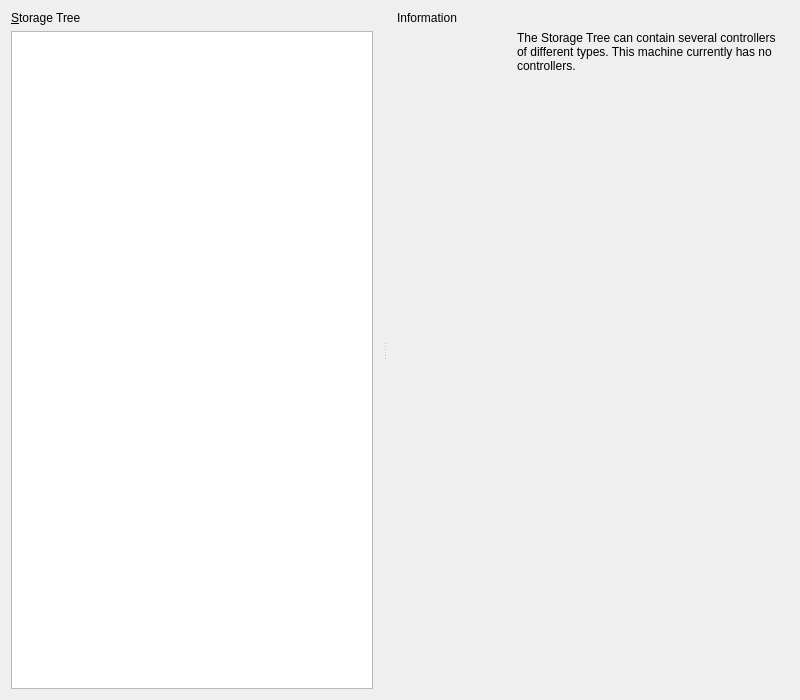
<ui version="4.0" >
 <comment>
 VBox frontends: Qt4 GUI ("VirtualBox"):

     Copyright (C) 2009 Oracle Corporation

     This file is part of VirtualBox Open Source Edition (OSE), as
     available from http://www.virtualbox.org. This file is free software;
     you can redistribute it and/or modify it under the terms of the GNU
     General Public License (GPL) as published by the Free Software
     Foundation, in version 2 as it comes in the "COPYING" file of the
     VirtualBox OSE distribution. VirtualBox OSE is distributed in the
     hope that it will be useful, but WITHOUT ANY WARRANTY of any kind.
 </comment>
 <class>UIMachineSettingsStorage</class>
 <widget class="QWidget" name="UIMachineSettingsStorage" >
  <property name="geometry" >
   <rect>
    <x>0</x>
    <y>0</y>
    <width>800</width>
    <height>700</height>
   </rect>
  </property>
  <layout class="QVBoxLayout" name="mLtMain" >
   <item>
    <widget class="QISplitter" native="1" name="mSplitter" >
     <property name="orientation" >
      <enum>Qt::Horizontal</enum>
     </property>
     <property name="handleWidth" >
      <number>4</number>
     </property>
     <widget class="QWidget" native="1" name="mWtLeftPane" >
      <layout class="QVBoxLayout" name="mLtLeftPane" >
       <property name="leftMargin" >
        <number>0</number>
       </property>
       <property name="topMargin" >
        <number>0</number>
       </property>
       <property name="rightMargin" >
        <number>10</number>
       </property>
       <property name="bottomMargin" >
        <number>0</number>
       </property>
       <item>
        <widget class="QILabelSeparator" native="1" name="mLsLeftPane" >
         <property name="text" >
          <string>&amp;Storage Tree</string>
         </property>
         <property name="buddy" >
          <cstring>mTwStorageTree</cstring>
         </property>
        </widget>
       </item>
       <item>
        <layout class="QVBoxLayout" name="mLtStorage" >
         <property name="spacing" >
          <number>0</number>
         </property>
         <property name="margin" >
          <number>0</number>
         </property>
         <item>
          <widget class="QITreeView" native="1" name="mTwStorageTree" >
           <property name="whatsThis" >
            <string>Contains all storage controllers for this machine and the virtual images and host drives attached to them.</string>
           </property>
          </widget>
         </item>
         <item>
          <layout class="QHBoxLayout" name="mLtStorageBar" >
           <item>
            <spacer name="mSp1" >
             <property name="orientation" >
              <enum>Qt::Horizontal</enum>
             </property>
             <property name="sizeHint" stdset="0" >
              <size>
               <width>0</width>
               <height>0</height>
              </size>
             </property>
            </spacer>
           </item>
           <item>
            <widget class="UIToolBar" native="1" name="mTbStorageBar" />
           </item>
          </layout>
         </item>
        </layout>
       </item>
      </layout>
     </widget>
     <widget class="QStackedWidget" name="mSwRightPane" >
      <widget class="QWidget" name="mWtEmpty">
       <layout class="QGridLayout" name="mLtEmpty" >
        <property name="leftMargin" >
         <number>10</number>
        </property>
        <property name="topMargin" >
         <number>0</number>
        </property>
        <property name="rightMargin" >
         <number>0</number>
        </property>
        <property name="bottomMargin" >
         <number>0</number>
        </property>
        <item row="0" column="0" colspan="2" >
         <widget class="QILabelSeparator" native="1" name="mLsEmpty" >
          <property name="text" >
           <string>Information</string>
          </property>
         </widget>
        </item>
        <item row="1" column="1" >
         <widget class="QLabel" name="mLbInfo" >
          <property name="text" >
           <string>The Storage Tree can contain several controllers of different types. This machine currently has no controllers.</string>
          </property>
          <property name="wordWrap">
           <bool>true</bool>
          </property>
         </widget>
        </item>
        <item row="2" column="0" colspan="2" >
         <spacer name="mSp2" >
          <property name="orientation" >
           <enum>Qt::Vertical</enum>
          </property>
          <property name="sizeHint" stdset="0" >
           <size>
            <width>0</width>
            <height>0</height>
           </size>
          </property>
         </spacer>
        </item>
       </layout>
      </widget>
      <widget class="QWidget" name="mWtController" >
       <layout class="QGridLayout" name="mLtController" >
        <property name="leftMargin" >
         <number>10</number>
        </property>
        <property name="topMargin" >
         <number>0</number>
        </property>
        <property name="rightMargin" >
         <number>0</number>
        </property>
        <property name="bottomMargin" >
         <number>0</number>
        </property>
        <item row="0" column="0" colspan="3" >
         <widget class="QILabelSeparator" native="1" name="mLsParameters" >
          <property name="text" >
           <string>Attributes</string>
          </property>
         </widget>
        </item>
        <item row="1" column="1" >
         <widget class="QLabel" name="mLbName" >
          <property name="text" >
           <string>&amp;Name:</string>
          </property>
          <property name="buddy" >
           <cstring>mLeName</cstring>
          </property>
          <property name="alignment" >
           <set>Qt::AlignRight|Qt::AlignTrailing|Qt::AlignVCenter</set>
          </property>
         </widget>
        </item>
        <item row="1" column="2" >
         <widget class="QLineEdit" name="mLeName" >
          <property name="whatsThis" >
           <string>Changes the name of the storage controller currently selected in the Storage Tree.</string>
          </property>
         </widget>
        </item>
        <item row="2" column="1" >
         <widget class="QLabel" name="mLbType" >
          <property name="text" >
           <string>&amp;Type:</string>
          </property>
          <property name="buddy" >
           <cstring>mCbType</cstring>
          </property>
          <property name="alignment" >
           <set>Qt::AlignRight|Qt::AlignTrailing|Qt::AlignVCenter</set>
          </property>
         </widget>
        </item>
        <item row="2" column="2" >
         <widget class="QComboBox" name="mCbType" >
          <property name="whatsThis" >
           <string>Selects the sub-type of the storage controller currently selected in the Storage Tree.</string>
          </property>
          <property name="sizePolicy" >
           <sizepolicy vsizetype="Fixed" hsizetype="Expanding" >
            <horstretch>0</horstretch>
            <verstretch>0</verstretch>
           </sizepolicy>
          </property>
         </widget>
        </item>
        <item row="3" column="1" >
         <widget class="QLabel" name="mLbPortCount" >
          <property name="text" >
           <string>&amp;Port Count:</string>
          </property>
          <property name="buddy" >
           <cstring>mSbPortCount</cstring>
          </property>
          <property name="alignment" >
           <set>Qt::AlignRight|Qt::AlignTrailing|Qt::AlignVCenter</set>
          </property>
         </widget>
        </item>
        <item row="3" column="2" >
         <widget class="QSpinBox" name="mSbPortCount" >
          <property name="whatsThis" >
           <string>Selects the port count of the SATA storage controller currently selected in the Storage Tree. This must be at least one more than the highest port number you need to use.</string>
          </property>
          <property name="sizePolicy" >
           <sizepolicy vsizetype="Fixed" hsizetype="Expanding" >
            <horstretch>0</horstretch>
            <verstretch>0</verstretch>
           </sizepolicy>
          </property>
         </widget>
        </item>
        <item row="4" column="2" >
         <widget class="QCheckBox" name="mCbIoCache" >
          <property name="whatsThis" >
           <string>Allows to use host I/O caching capabilities.</string>
          </property>
          <property name="text" >
           <string>Use host I/O cache</string>
          </property>
         </widget>
        </item>
        <item row="5" column="0" colspan="3" >
         <spacer name="mSp3" >
          <property name="orientation" >
           <enum>Qt::Vertical</enum>
          </property>
          <property name="sizeHint" stdset="0" >
           <size>
            <width>0</width>
            <height>0</height>
           </size>
          </property>
         </spacer>
        </item>
       </layout>
      </widget>
      <widget class="QWidget" name="mWtAttachment" >
       <layout class="QGridLayout" name="mLtAttachment" >
        <property name="leftMargin" >
         <number>10</number>
        </property>
        <property name="topMargin" >
         <number>0</number>
        </property>
        <property name="rightMargin" >
         <number>0</number>
        </property>
        <property name="bottomMargin" >
         <number>0</number>
        </property>
        <item row="0" column="0" colspan="3" >
         <widget class="QILabelSeparator" native="1" name="mLsAttributes" >
          <property name="text" >
           <string>Attributes</string>
          </property>
         </widget>
        </item>
        <item row="1" column="1" >
         <widget class="QLabel" name="mLbMedium" >
          <property name="buddy" >
           <cstring>mTbOpen</cstring>
          </property>
          <property name="alignment" >
           <set>Qt::AlignRight|Qt::AlignTrailing|Qt::AlignVCenter</set>
          </property>
         </widget>
        </item>
        <item row="1" column="2" >
         <layout class="QHBoxLayout" name="mLtContainer" >
          <property name="leftMargin" >
           <number>0</number>
          </property>
          <property name="topMargin" >
           <number>0</number>
           </property>
          <property name="rightMargin" >
           <number>0</number>
          </property>
          <property name="bottomMargin" >
           <number>0</number>
          </property>
          <property name="spacing" >
           <number>1</number>
          </property>
          <item>
           <widget class="QComboBox" name="mCbSlot" >
            <property name="whatsThis" >
             <string>Selects the slot on the storage controller used by this attachment. The available slots depend on the type of the controller and other attachments on it.</string>
            </property>
            <property name="sizePolicy" >
             <sizepolicy vsizetype="Fixed" hsizetype="Expanding" >
              <horstretch>0</horstretch>
              <verstretch>0</verstretch>
             </sizepolicy>
            </property>
           </widget>
          </item>
          <item>
           <widget class="QIToolButton" name="mTbOpen" >
            <property name="text" >
             <string/>
            </property>
            <property name="autoRaise" >
             <bool>true</bool>
            </property>
           </widget>
          </item>
         </layout>
        </item>
        <item row="2" column="2" >
         <widget class="QCheckBox" name="mCbPassthrough" >
          <property name="sizePolicy" >
           <sizepolicy vsizetype="Fixed" hsizetype="MinimumExpanding" >
            <horstretch>0</horstretch>
            <verstretch>0</verstretch>
           </sizepolicy>
          </property>
          <property name="whatsThis" >
           <string>When checked, allows the guest to send ATAPI commands directly to the host-drive which makes it possible to use CD/DVD writers connected to the host inside the VM. Note that writing audio CD inside the VM is not yet supported.</string>
          </property>
          <property name="text" >
           <string>&amp;Passthrough</string>
          </property>
         </widget>
        </item>
        <item row="2" column="2" >
         <widget class="QCheckBox" name="mCbTempEject" >
          <property name="sizePolicy" >
           <sizepolicy vsizetype="Fixed" hsizetype="MinimumExpanding" >
            <horstretch>0</horstretch>
            <verstretch>0</verstretch>
           </sizepolicy>
          </property>
          <property name="whatsThis" >
           <string>When checked the virtual disk will not be removed when the guest system ejects it.</string>
          </property>
          <property name="text" >
           <string>&amp;Live CD/DVD</string>
          </property>
         </widget>
        </item>
        <item row="2" column="2" >
         <widget class="QCheckBox" name="mCbNonRotational" >
          <property name="sizePolicy" >
           <sizepolicy vsizetype="Fixed" hsizetype="MinimumExpanding" >
            <horstretch>0</horstretch>
            <verstretch>0</verstretch>
           </sizepolicy>
          </property>
          <property name="whatsThis" >
           <string>When checked the guest system will see the virtual disk as a solid state device.</string>
          </property>
          <property name="text" >
           <string>&amp;Solid-state drive</string>
          </property>
         </widget>
        </item>
        <item row="3" column="0" colspan="3" >
         <widget class="QILabelSeparator" native="1" name="mLsInformation" >
          <property name="text" >
           <string>Information</string>
          </property>
         </widget>
        </item>
        <item row="4" column="1" >
         <widget class="QLabel" name="mLbHDFormat" >
          <property name="text" >
           <string>Type (Format):</string>
          </property>
          <property name="alignment" >
           <set>Qt::AlignRight|Qt::AlignTrailing|Qt::AlignVCenter</set>
          </property>
         </widget>
        </item>
        <item row="4" column="2" >
         <widget class="QILabel" name="mLbHDFormatValue" >
          <property name="sizePolicy" >
           <sizepolicy vsizetype="Preferred" hsizetype="Ignored" >
            <horstretch>0</horstretch>
            <verstretch>0</verstretch>
           </sizepolicy>
          </property>
         </widget>
        </item>
        <item row="5" column="1" >
         <widget class="QLabel" name="mLbCDFDType" >
          <property name="text" >
           <string>Type:</string>
          </property>
          <property name="alignment" >
           <set>Qt::AlignRight|Qt::AlignTrailing|Qt::AlignVCenter</set>
          </property>
         </widget>
        </item>
        <item row="5" column="2" >
         <widget class="QILabel" name="mLbCDFDTypeValue" >
          <property name="sizePolicy" >
           <sizepolicy vsizetype="Preferred" hsizetype="Ignored" >
            <horstretch>0</horstretch>
            <verstretch>0</verstretch>
           </sizepolicy>
          </property>
         </widget>
        </item>
        <item row="6" column="1" >
         <widget class="QLabel" name="mLbHDVirtualSize" >
          <property name="text" >
           <string>Virtual Size:</string>
          </property>
          <property name="alignment" >
           <set>Qt::AlignRight|Qt::AlignTrailing|Qt::AlignVCenter</set>
          </property>
         </widget>
        </item>
        <item row="6" column="2" >
         <widget class="QILabel" name="mLbHDVirtualSizeValue" >
          <property name="sizePolicy" >
           <sizepolicy vsizetype="Preferred" hsizetype="Ignored" >
            <horstretch>0</horstretch>
            <verstretch>0</verstretch>
           </sizepolicy>
          </property>
         </widget>
        </item>
        <item row="7" column="1" >
         <widget class="QLabel" name="mLbHDActualSize" >
          <property name="text" >
           <string>Actual Size:</string>
          </property>
          <property name="alignment" >
           <set>Qt::AlignRight|Qt::AlignTrailing|Qt::AlignVCenter</set>
          </property>
         </widget>
        </item>
        <item row="7" column="2" >
         <widget class="QILabel" name="mLbHDActualSizeValue" >
          <property name="sizePolicy" >
           <sizepolicy vsizetype="Preferred" hsizetype="Ignored" >
            <horstretch>0</horstretch>
            <verstretch>0</verstretch>
           </sizepolicy>
          </property>
         </widget>
        </item>
        <item row="8" column="1" >
         <widget class="QLabel" name="mLbSize" >
          <property name="text" >
           <string>Size:</string>
          </property>
          <property name="alignment" >
           <set>Qt::AlignRight|Qt::AlignTrailing|Qt::AlignVCenter</set>
          </property>
         </widget>
        </item>
        <item row="8" column="2" >
         <widget class="QILabel" name="mLbSizeValue" >
          <property name="sizePolicy" >
           <sizepolicy vsizetype="Preferred" hsizetype="Ignored" >
            <horstretch>0</horstretch>
            <verstretch>0</verstretch>
           </sizepolicy>
          </property>
         </widget>
        </item>
        <item row="9" column="1" >
         <widget class="QLabel" name="mLbHDDetails" >
          <property name="text" >
           <string>Details:</string>
          </property>
          <property name="alignment" >
           <set>Qt::AlignRight|Qt::AlignTrailing|Qt::AlignVCenter</set>
          </property>
         </widget>
        </item>
        <item row="9" column="2" >
         <widget class="QILabel" name="mLbHDDetailsValue" >
          <property name="sizePolicy" >
           <sizepolicy vsizetype="Preferred" hsizetype="Ignored" >
            <horstretch>0</horstretch>
            <verstretch>0</verstretch>
           </sizepolicy>
          </property>
         </widget>
        </item>
        <item row="10" column="1" >
         <widget class="QLabel" name="mLbLocation" >
          <property name="text" >
           <string>Location:</string>
          </property>
          <property name="alignment" >
           <set>Qt::AlignRight|Qt::AlignTrailing|Qt::AlignVCenter</set>
          </property>
         </widget>
        </item>
        <item row="10" column="2" >
         <widget class="QILabel" name="mLbLocationValue" >
          <property name="sizePolicy" >
           <sizepolicy vsizetype="Preferred" hsizetype="Ignored" >
            <horstretch>0</horstretch>
            <verstretch>0</verstretch>
           </sizepolicy>
          </property>
         </widget>
        </item>
        <item row="11" column="1" >
         <widget class="QLabel" name="mLbUsage" >
          <property name="text" >
           <string>Attached To:</string>
          </property>
          <property name="alignment" >
           <set>Qt::AlignRight|Qt::AlignTrailing|Qt::AlignVCenter</set>
          </property>
         </widget>
        </item>
        <item row="11" column="2" >
         <widget class="QILabel" name="mLbUsageValue" >
          <property name="sizePolicy" >
           <sizepolicy vsizetype="Preferred" hsizetype="Ignored" >
            <horstretch>0</horstretch>
            <verstretch>0</verstretch>
           </sizepolicy>
          </property>
         </widget>
        </item>
        <item row="12" column="0" colspan="3" >
         <spacer name="mSp6" >
          <property name="orientation" >
           <enum>Qt::Vertical</enum>
          </property>
          <property name="sizeHint" stdset="0" >
           <size>
            <width>0</width>
            <height>0</height>
           </size>
          </property>
         </spacer>
        </item>
       </layout>
      </widget>
     </widget>
    </widget>
   </item>
  </layout>
 </widget>
 <customwidgets>
  <customwidget>
   <class>QISplitter</class>
   <extends>QSplitter</extends>
   <header>QISplitter.h</header>
   <container>1</container>
  </customwidget>
  <customwidget>
   <class>QILabelSeparator</class>
   <extends>QLabel</extends>
   <header>QILabelSeparator.h</header>
   <container>1</container>
  </customwidget>
  <customwidget>
   <class>QITreeView</class>
   <extends>QTreeView</extends>
   <header>QITreeView.h</header>
   <container>1</container>
  </customwidget>
  <customwidget>
   <class>UIToolBar</class>
   <extends>QWidget</extends>
   <header>UIToolBar.h</header>
   <container>1</container>
  </customwidget>
  <customwidget>
   <class>VBoxMediaComboBox</class>
   <extends>QComboBox</extends>
   <header>VBoxMediaComboBox.h</header>
   <container>1</container>
  </customwidget>
  <customwidget>
   <class>QILabel</class>
   <extends>QLabel</extends>
   <header>QILabel.h</header>
  </customwidget>
  <customwidget>
   <class>QIToolButton</class>
   <extends>QToolButton</extends>
   <header>QIToolButton.h</header>
   <container>1</container>
  </customwidget>
 </customwidgets>
 <resources/>
 <connections/>
</ui>
